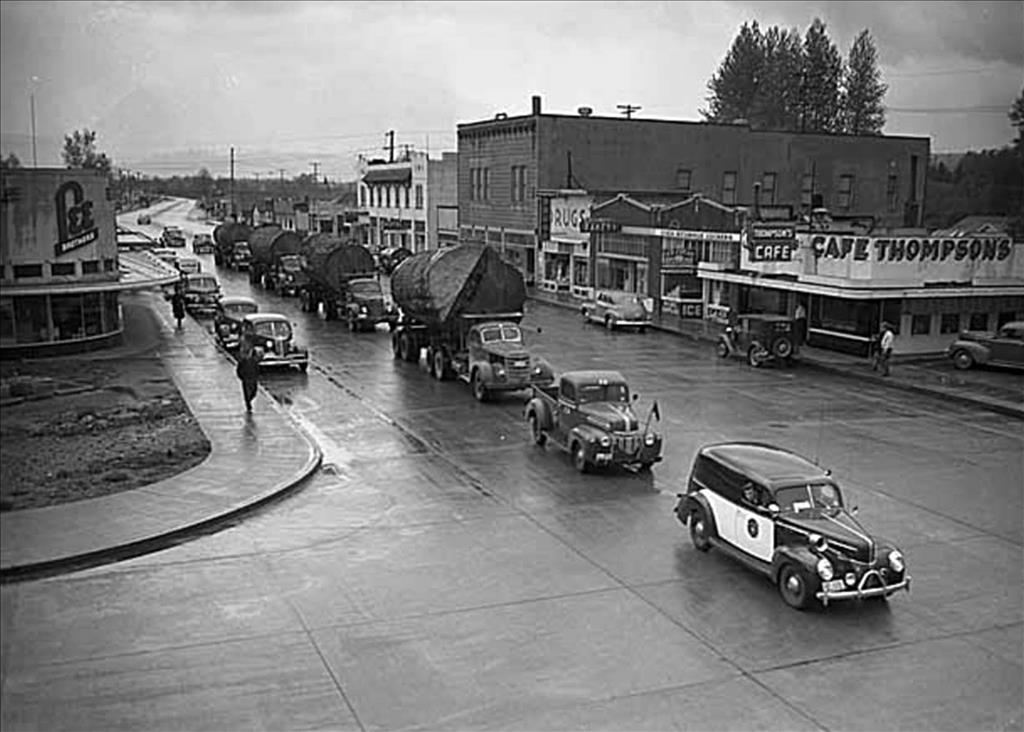
#> input picture north-bend.jpg, 1024 x 732 px
$ python example2.py
#> lines starting #> are read from the running program, lines starting #| are printed output that depends on the picture
from sklearn.datasets import fetch_openml
import matplotlib.pyplot as plt
from snovalleyai_image_processing.Derivative import *
from snovalleyai_image_processing.Path import *

import h5py
import cv2

img_path = './north-bend.jpg'
img = cv2.imread(img_path, 0)
#> img is the input picture: shape (732, 1024); min 0, max 255, mean 122.6
#X0 = cv2.resize(img, (int(732/4), int(1024/4)))
X0 = cv2.resize(img, (500, 500))
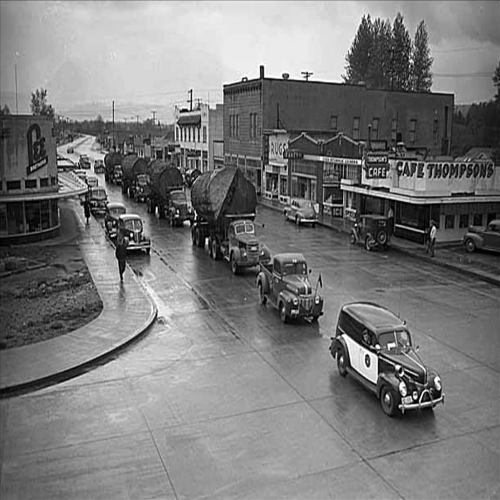
#> X0: shape (500, 500); min 0, max 255, mean 122.5
shape = X0.shape
#> shape = (500, 500)
mx = shape[0]
#> mx = 500
my = shape[1]
#> my = 500

print('x0', X0)
#> (printed output is left out)


X0 = np.int16(np.flip(X0))
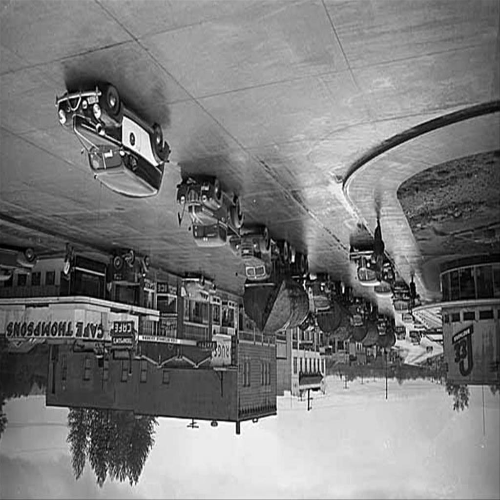
#> X0: shape (500, 500) int16; min 0, max 255, mean 122.5

#> (the run stopped early here; a loop or call above may not have finished)

$ run again, with NorthBendParameterization.png saved as north-bend.jpg
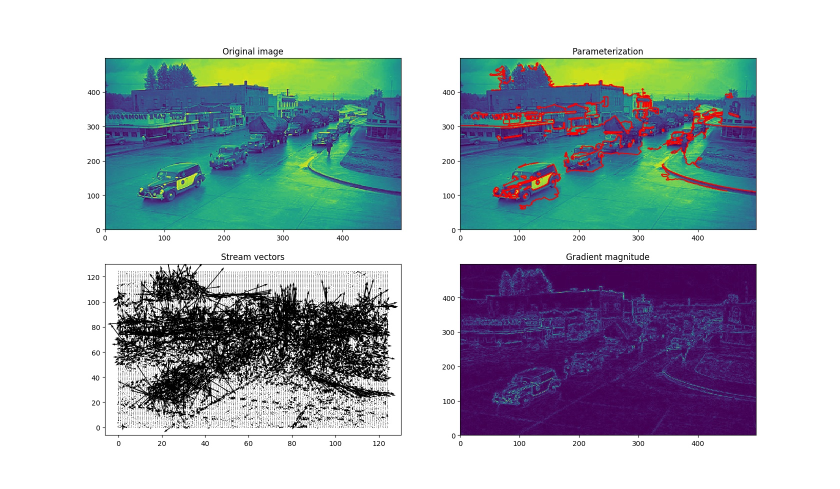
#> input picture NorthBendParameterization.png, 1680 x 978 px (shown at 1/2 size)
#> `img = cv2.imread(img_path, 0)`:
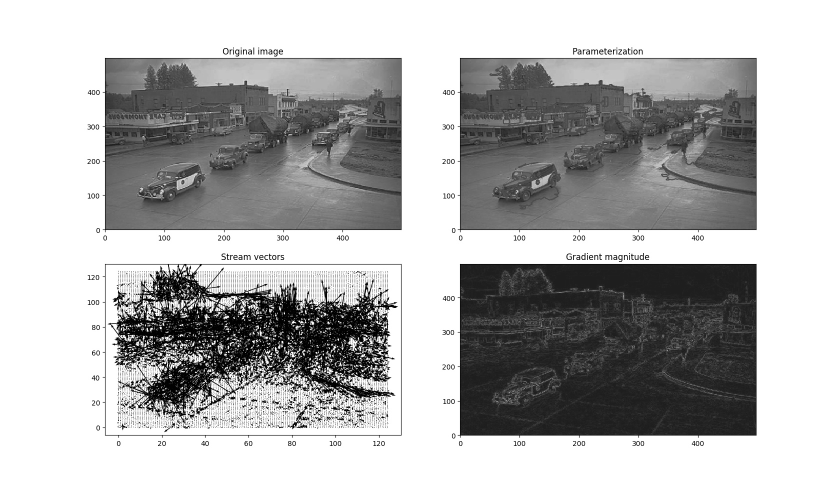
#> img: shape (978, 1680) (shown at 1/2 size); min 0, max 255, mean 177.6
#> (printed output is left out)
#> `X0 = np.int16(np.flip(X0))`:
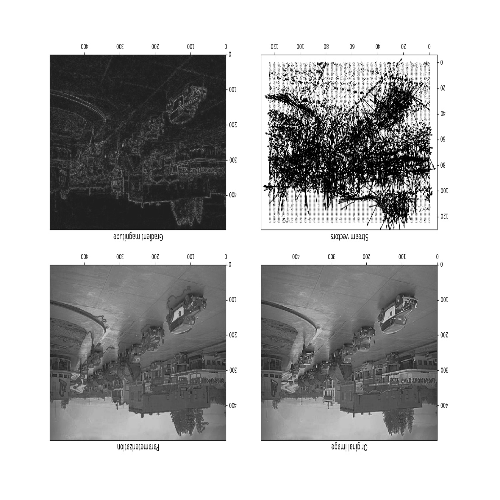
#> X0: shape (500, 500) int16; min 0, max 255, mean 177.8
